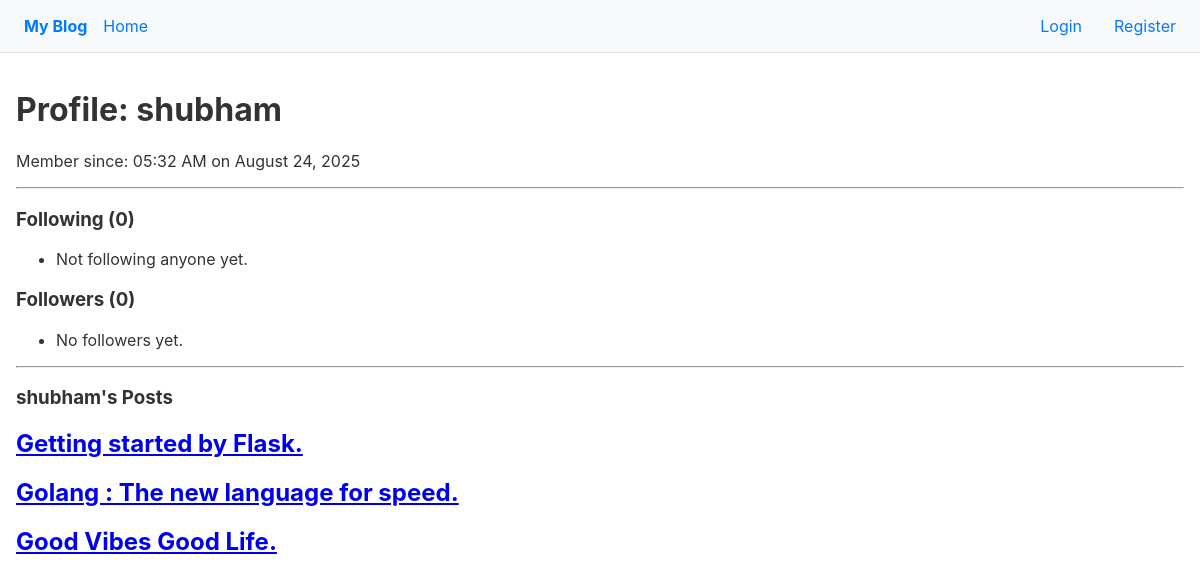
/user/shubham, run on an earlier commit of the app's database.
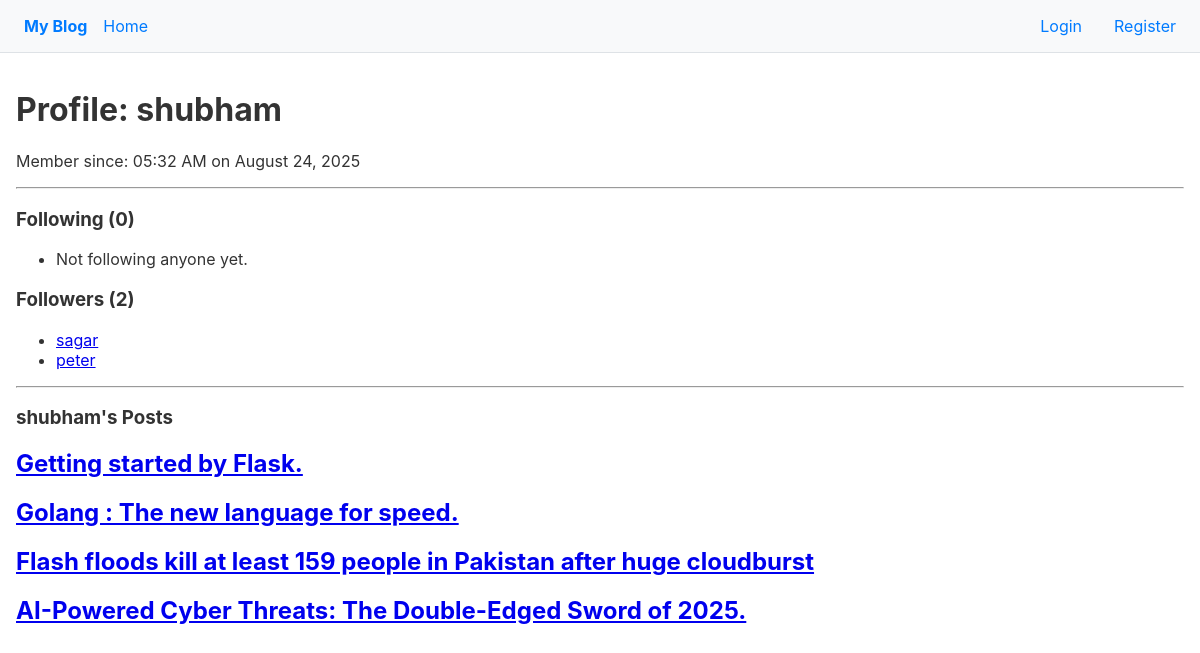
And on a later commit of the database.
### models.py (models this page shows, shortened)
class Post(db.Model):
    __tablename__ = "posts"
    id = db.Column(db.Integer, primary_key=True)
    title = db.Column(db.String(255), nullable=False, unique=True)
    body = db.Column(db.Text, nullable=False)
    created_at = db.Column(db.DateTime, nullable=False, server_default=db.func.now())
    is_published = db.Column(db.Boolean())
    slug = db.Column(db.String(255))
    user_id = db.Column(db.Integer, db.ForeignKey("users.id"), nullable=False) #FK
    owner = db.relationship("User", back_populates="posts")
    tags = db.relationship("Tag", secondary="post_tags", back_populates="posts")
    comments = db.relationship('Comment', back_populates='post', cascade='all, delete-orphan')

class User(db.Model, UserMixin):
    __tablename__ = "users"
    id = db.Column(db.Integer, primary_key=True)
    username = db.Column(db.String(50), nullable=False, unique=True)
    email = db.Column(db.String(100), nullable=False, unique=True)
    password = db.Column(db.String(255), nullable=False)
    profile_picture = db.Column(db.String(255))
    about_me = db.Column(db.Text)
    created_at = db.Column(db.DateTime, nullable=False, server_default=db.func.now())
    posts = db.relationship("Post", back_populates="owner", cascade="all, delete-orphan")
    comments = db.relationship("Comment", back_populates="")
    comments = db.relationship('Comment', back_populates='author')
    followers = db.relationship(
        "User",
        secondary="follows",
        primaryjoin = (follows.c.followed_id == id),
        secondaryjoin = (follows.c.follower_id == id),
        back_populates = "following"
    )
    following = db.relationship(
        "User",
        secondary="follows",
        primaryjoin = (follows.c.follower_id == id),
        secondaryjoin = (follows.c.followed_id == id),
        back_populates = "followers"
    )

### app.py (the view)
@app.route("/user/<string:username>")
def user_profile(username):
    user = User.query.filter_by(username=username).first_or_404()
    return render_template("profile.html", user=user)

### templates/profile.html
{% extends "base.html" %}
{% block body %}
    <h1>Profile: {{ user.username }}</h1>
    <p>Member since: {{ user.created_at.strftime('%I:%M %p on %B %d, %Y') }}</p>
    <hr>
    <h3>Following ({{ user.following | length }})</h3>
    <ul>
        {% for followed_user in user.following %}
            <li><a href="{{ url_for('user_profile', username=followed_user.username) }}">{{ followed_user.username }}</a></li>
        {% else %}
            <li>Not following anyone yet.</li>
        {% endfor %}
    </ul>
    <h3>Followers ({{ user.followers | length }})</h3>
    <ul>
        {% for follower in user.followers %}
            <li><a href="{{ url_for('user_profile', username=follower.username) }}">{{ follower.username }}</a></li>
        {% else %}
            <li>No followers yet.</li>
        {% endfor %}
    </ul>
    <hr>
    <h3>{{ user.username }}'s Posts</h3>
    {% for post in user.posts %}
        <article>
            <h2><a href="{{ url_for('view_post', post_id=post.id) }}">{{ post.title }}</a></h2>
        </article>
    {% endfor %}
{% endblock %}

What changed in the data, as far as the page shows it:
removed Post: title "Good Vibes Good Life."
added User: username "sagar"
added User: username "peter"
added Post: title "Flash floods kill at least 159 people in Pakistan after huge cloudburst"
added Post: title "AI-Powered Cyber Threats: The Double-Edged Sword of 2025."
Also different on the page:
{{ user.followers | length }}: "0" → "2"
text no longer shown: "No followers yet."
